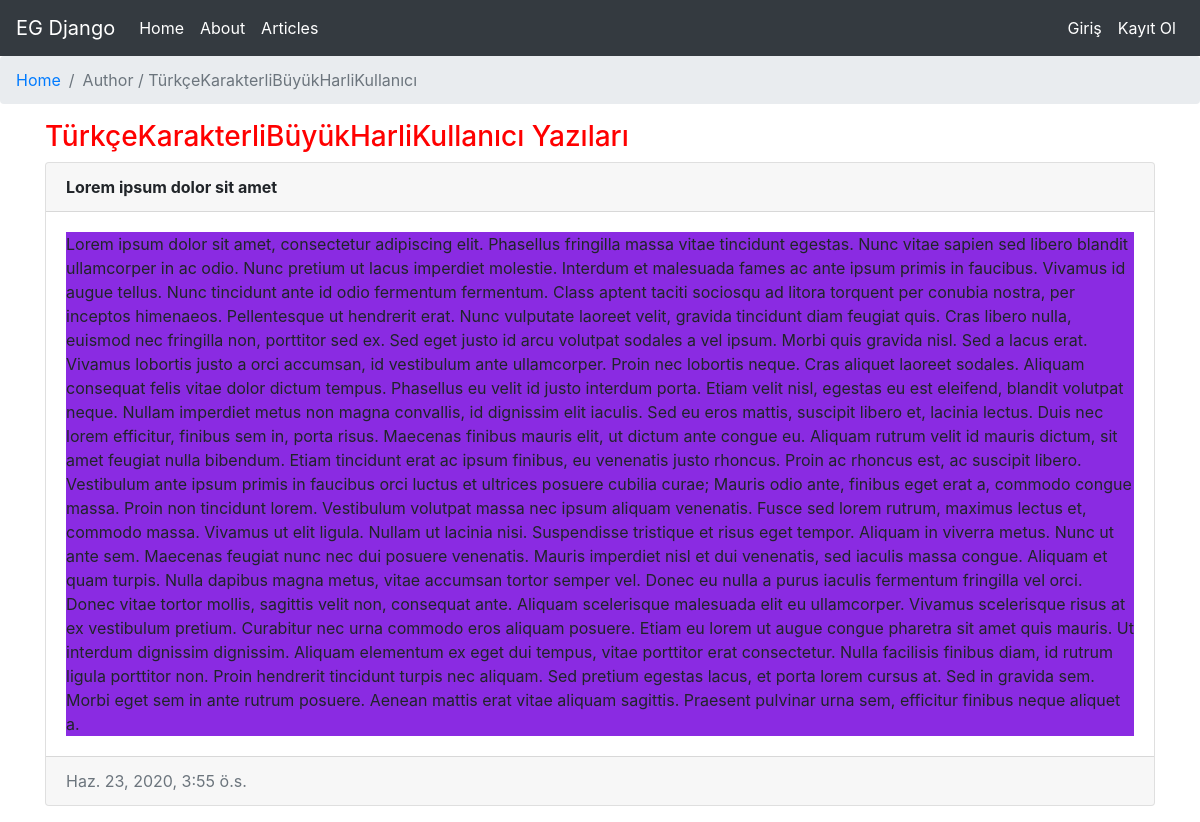
/articles/author/TürkçeKarakterliBüyükHarliKullanıcı, run on the app's committed database.
### article/models.py (models this page shows, shortened)
class Article(models.Model):
    author = models.ForeignKey('auth.User', on_delete=models.CASCADE, verbose_name='Yazar')
    title = models.CharField(max_length=50, verbose_name='Başlık')
    content = RichTextField(verbose_name='İçerik')
    created_date = models.DateTimeField(auto_now_add=True)
    article_image = models.FileField(blank=True,null=True,verbose_name='Kapak Fotoğrafı')

### article/views.py (the view)
# urls.py: path('author/<str:author>', views.authorsArticles, name='authorsArticles'),
def authorsArticles(request,author):
    kullanici = get_object_or_404(User, username=author)
    articles = Article.objects.filter(author=kullanici)
    return render(request,'authordetail.html',{'articles':articles})

### templates/authordetail.html (shortened to what this page needs)
{% extends 'layout.html' %}
{% block breadcrumb %}
Author / {% with articles|first as article %}{{ article.author }}{% endwith %}
{% endblock breadcrumb %}
{% block body %}
<h3 class="d-inline-block">{% with articles|first as article %}{{ article.author }}{% endwith %} Yazıları</h3>
{% if articles %}
  {% for article in articles %}
    <div class="card mb-3">
    <div class="card-header">
        <strong>{{ article.title }}</strong>
    </div>
    <div class="card-body">
        <p class="card-text">{{ article.content }}</p>
    </div>
    <div class="card-footer text-muted">
        {{ article.created_date }}
    </div>
    </div>
  {% endfor %}
{% else %}
<div class="alert alert-info" role="alert">Hiç makaleniz bulunmamaktadır.</div>
{% endif %}
{% endblock body %}

### article/static/style.css (style rules this page uses)
p { background-color: blueviolet; }

### efraimstatic/css/efraim.css (style rules this page uses)
h3 { color: red; }

### data on the page
Article: author "TürkçeKarakterliBüyükHarliKullanıcı", title "Lorem ipsum dolor sit amet", content "Lorem ipsum dolor sit amet, consectetur adipiscing elit. Phasellus fringilla massa vitae tincidunt egestas. Nunc vitae sapien sed libero blandit ullamcorper in ac odio. Nunc pretium ut lacus imperdiet molestie. Interdum et malesuada fames ac ante ipsum primis in faucibus. Vivamus id augue tellus. Nunc tincidunt ante id odio fermentum fermentum. Class aptent taciti sociosqu ad litora torquent per conubia nostra, per inceptos himenaeos. Pellentesque ut hendrerit erat. Nunc vulputate laoreet velit, gravida tincidunt diam feugiat quis. Cras libero nulla, euismod nec fringilla non, porttitor sed ex. Sed eget justo id arcu volutpat sodales a vel ipsum. Morbi quis gravida nisl. Sed a lacus erat.…", created_date "Haz. 23, 2020, 3:55 ö.s."
